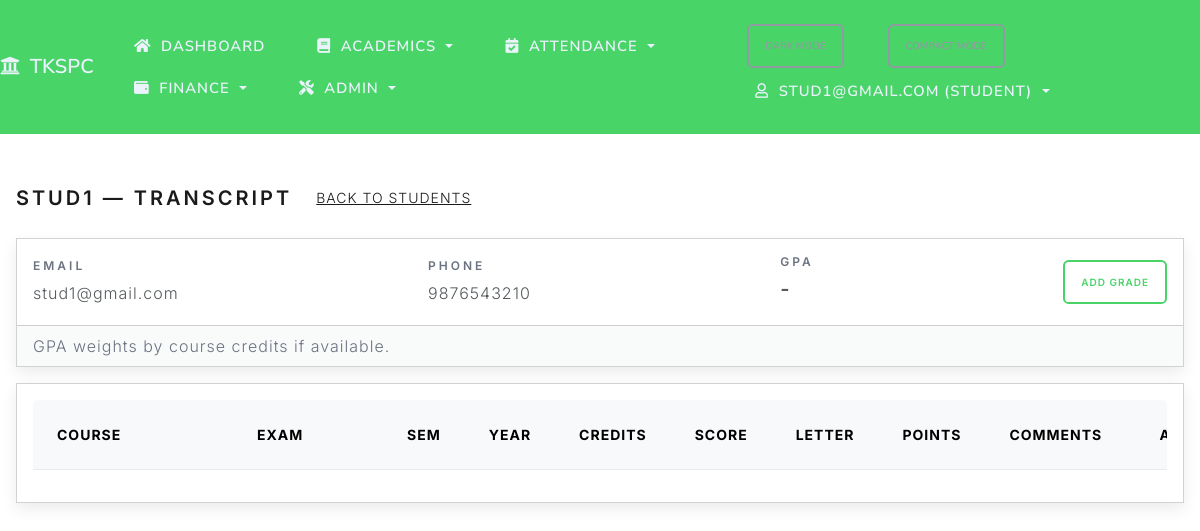
The app's page /students/1/transcript (signed in) with its own data.
### project/models.py (models this page shows)
class Student(db.Model):
    id = db.Column(db.Integer, primary_key=True)
    name = db.Column(db.String(100), nullable=False)
    email = db.Column(db.String(120), unique=True, nullable=False)
    phone = db.Column(db.String(20), nullable=False)
    registration_number = db.Column(db.String(50), unique=True)
    roll_number = db.Column(db.String(50), unique=True)
    address = db.Column(db.Text)
    date_of_birth = db.Column(db.Date)
    gender = db.Column(db.String(20))
    admission_date = db.Column(db.Date)
    department_id = db.Column(db.Integer, db.ForeignKey('department.id'))
    guardian_name = db.Column(db.String(100))
    guardian_phone = db.Column(db.String(20))
    guardian_email = db.Column(db.String(100))
    status = db.Column(db.String(20), default='active')
    tutor_id = db.Column(db.Integer, db.ForeignKey('teacher.id'))
    nationality = db.Column(db.String(50))
    blood_group = db.Column(db.String(10))
    religion = db.Column(db.String(50))
    community = db.Column(db.String(50))
    sslc_marks = db.Column(db.Integer)
    hsc_marks = db.Column(db.Integer)
    current_year = db.Column(db.Integer)
    semester_id = db.Column(db.Integer, db.ForeignKey('semester.id'))
    section = db.Column(db.String(10))
    father_name = db.Column(db.String(100))
    mother_name = db.Column(db.String(100))
    emergency_contact_name = db.Column(db.String(100))
    emergency_contact_phone = db.Column(db.String(20))
    previous_school = db.Column(db.String(255))
    aadhar_no = db.Column(db.String(20))
    community_cert_no = db.Column(db.String(50))
    annual_income = db.Column(db.Float)
    income_cert_no = db.Column(db.String(50))
    temp_password = db.Column(db.String(100))
    courses = db.relationship('Course', secondary=enrollments, backref='students', lazy=True)
    attendances = db.relationship('Attendance', backref='student', lazy=True, cascade="all, delete-orphan")
    grades = db.relationship('Grade', backref='student', lazy=True, cascade="all, delete-orphan")
    fee_accounts = db.relationship('FeeAccount', backref='student', lazy=True, cascade="all, delete-orphan")
    invoices = db.relationship('Invoice', backref='student', lazy=True, cascade="all, delete-orphan")
    payments = db.relationship('FeePayment', backref='student', lazy=True, cascade="all, delete-orphan")
    parent_links = db.relationship('ParentStudentLink', backref='student', lazy=True, cascade="all, delete-orphan")

### project/routes.py (the view, shortened to what this page needs)
@app.route('/students/<int:student_id>/transcript')
@crud_required('grade', 'read')
def student_transcript(student_id):
    student = Student.query.get_or_404(student_id)
    role = session.get('role')
    user = session.get('user')
    if role == 'student' and student.email != user:
        flash('You are not authorized to view this transcript.', 'danger')
        return redirect(url_for('dashboard'))
    if role == 'parent':
        link = ParentStudentLink.query.filter_by(parent_username=user, student_id=student.id).first()
        if not link:
            flash('You are not authorized to view this transcript.', 'danger')
            return redirect(url_for('dashboard'))
    grades = Grade.query.filter_by(student_id=student_id).all()
    records = []
    total_points = 0.0
    total_credits = 0
    enrolled_course_ids = [c.id for c in student.courses]
    graded_course_ids = [g.course_id for g in grades]
    gpa = (total_points / total_credits) if total_credits > 0 else None
    return render_template('student_transcript.html', title='Transcript', student=student, records=records, gpa=gpa)

### project/routes.py (called while the page is built)
def crud_required(resource: str, action: str):
    def decorator(fn):
        @wraps(fn)
        def wrapper(*args, **kwargs):
            if not session.get('logged_in'):
                flash('Please log in to access this page.', 'warning')
                return redirect(url_for('login', next=request.path))
            role = session.get('role')
            allowed = CRUD_PERMISSIONS.get(resource, {}).get(action, [])
            if role not in allowed:
                flash('You are not authorized to perform this action.', 'danger')
                return redirect(url_for('index'))
            return fn(*args, **kwargs)
        return wrapper
    return decorator

### project/templates/student_transcript.html (shortened to what this page needs)
{% extends "base.html" %}
{% block content %}
<div class="d-flex align-items-center mb-3">
  <h4 class="mb-0">{{ student.name }} — Transcript</h4>
  <a href="{{ url_for('students') }}" class="btn btn-link ml-auto">Back to Students</a>
</div>
<div class="card mb-3">
  <div class="card-body d-flex justify-content-between align-items-center">
    <div>
      <div class="h6 text-muted">Email</div>
      <div>{{ student.email }}</div>
    </div>
    <div>
      <div class="h6 text-muted">Phone</div>
      <div>{{ student.phone }}</div>
    </div>
    <div>
      <div class="h6 text-muted">GPA</div>
      <div class="h4">{% if gpa is not none %}{{ '%.2f'|format(gpa) }}{% else %}-{% endif %}</div>
    </div>
    <div>
      {% if session.get('role') != 'parent' %}
      <a href="{{ url_for('add_grade', student_id=student.id) }}" class="btn btn-sm btn-outline-primary">Add Grade</a>
      {% endif %}
    </div>
  </div>
  <div class="card-footer text-muted">GPA weights by course credits if available.</div>
</div>
<div class="card">
  <div class="card-body">
    <div class="table-responsive">
      <table class="table table-striped table-hover">
        <thead>
          <tr>
            <th style="min-width: 200px;">Course</th>
            <th style="min-width: 150px;">Exam</th>
            <th style="min-width: 80px;">Sem</th>
            <th style="min-width: 80px;">Year</th>
            <th style="min-width: 80px;">Credits</th>
            <th style="min-width: 80px;">Score</th>
            <th style="min-width: 80px;">Letter</th>
            <th style="min-width: 80px;">Points</th>
            <th style="min-width: 150px;">Comments</th>
            <th style="min-width: 100px;">Actions</th>
          </tr>
        </thead>
      </table>
    </div>
  </div>
  </div>
{% endblock %}

### project/templates/base.html (shortened to what this page needs)
<!DOCTYPE html>
<html>
<head>
    <link rel="stylesheet" href="https://cdn.jsdelivr.net/npm/bootswatch@5.3.2/dist/lux/bootstrap.min.css">
    <link rel="stylesheet" href="https://cdnjs.cloudflare.com/ajax/libs/font-awesome/5.15.4/css/all.min.css">
    <link rel="stylesheet" href="{{ url_for('static', filename='css/app.css') }}">
</head>
<body class="loading">
    <nav class="navbar navbar-expand-lg navbar-dark bg-tkspc sticky-top">
        <a class="navbar-brand" href="{{ url_for('students') }}"><i class="fas fa-university me-1"></i> TKSPC</a>
        <div class="collapse navbar-collapse" id="navMain">
            <ul class="navbar-nav me-auto">
                {% if session.get('logged_in') %}
                <li class="nav-item {% if request.endpoint == 'dashboard' %}active{% endif %}">
                    <a class="nav-link" href="{{ url_for('dashboard') }}" aria-label="Dashboard" data-bs-toggle="tooltip" data-bs-placement="bottom" title="Dashboard"><i class="fas fa-home me-1"></i><span class="nav-label">Dashboard</span></a>
                </li>
                <li class="nav-item dropdown">
                    <a class="nav-link dropdown-toggle" href="#" id="navAcademics" role="button" data-bs-toggle="dropdown" aria-expanded="false"><i class="fas fa-book me-1"></i><span class="nav-label">Academics</span></a>
                </li>
                <li class="nav-item dropdown">
                    <a class="nav-link dropdown-toggle" href="#" id="navAttendance" role="button" data-bs-toggle="dropdown" aria-expanded="false"><i class="fas fa-calendar-check me-1"></i><span class="nav-label">Attendance</span></a>
                </li>
                <li class="nav-item dropdown">
                    <a class="nav-link dropdown-toggle" href="#" id="navFinance" role="button" data-bs-toggle="dropdown" aria-expanded="false"><i class="fas fa-wallet me-1"></i><span class="nav-label">Finance</span></a>
                </li>
                {% if session.get('role') != 'parent' %}
                <li class="nav-item dropdown">
                    <a class="nav-link dropdown-toggle" href="#" id="navAdmin" role="button" data-bs-toggle="dropdown" aria-expanded="false"><i class="fas fa-tools me-1"></i><span class="nav-label">Admin</span></a>
                </li>
                {% endif %}
                {% endif %}
            </ul>
            <ul class="navbar-nav ms-auto">
                <li class="nav-item">
                    <button id="themeToggle" class="btn btn-sm btn-outline-secondary me-2" type="button">Dark Mode</button>
                </li>
                <li class="nav-item">
                    <button id="compactToggle" class="btn btn-sm btn-outline-secondary me-2" type="button">Compact Mode</button>
                </li>
                {% if session.get('logged_in') %}
                <li class="nav-item dropdown">
                    <a class="nav-link dropdown-toggle" href="#" id="navAccount" role="button" data-bs-toggle="dropdown" aria-expanded="false"><i class="far fa-user me-1"></i>{{ session.get('user') }} ({{ session.get('role', 'staff') }})</a>
                </li>
                {% else %}
                <li class="nav-item {% if request.endpoint == 'login' %}active{% endif %}"><a class="nav-link" href="{{ url_for('login') }}"><i class="fas fa-sign-in-alt mr-1"></i>Login</a></li>
                {% endif %}
            </ul>
        </div>
    </nav>
    <div class="container-fluid mt-4 px-3">
        <div id="toastContainer" class="toast-container position-fixed p-3" style="top: 1rem; right: 1rem; z-index: 1080;">
        </div>
        {% block content %}{% endblock %}
    </div>
  </body>
</html>

### project/static/css/app.css (style rules this page uses)
:root { --bg: #ffffff; --text: #1f2937; --muted: #6b7280; --card-bg: #ffffff; --card-shadow: 0 0.35rem 0.9rem rgba(0,0,0,0.08); --table-header-bg: #f8f9fa; --tkspc-primary: #49d468; --tkspc-secondary: #f39c12; --tkspc-accent: #1abc9c; --link: #0b3a6d; --link-hover: #072a4d; }
body { background-color: var(--bg); color: var(--text); }
.container-fluid { font-family: 'Inter', system-ui, -apple-system, Segoe UI, Roboto, Helvetica, Arial, 'Apple Color Emoji', 'Segoe UI Emoji'; }
.navbar-brand { font-weight: 600; letter-spacing: 0.2px; }
.navbar .nav-link { padding: 0.5rem 0.6rem; font-size: 0.92rem; }
.navbar .navbar-nav { gap: 0.25rem; }
.navbar .nav-link { display: inline-flex; align-items: center; gap: 0.35rem; }
.navbar-dark.bg-tkspc { background-color: var(--tkspc-primary) !important; }
.navbar-dark .navbar-brand, .navbar-dark .nav-link { color: #eaf2fb; }
a { color: var(--link); }
@media (min-width: 993px) { .navbar .navbar-nav { flex-wrap: wrap; } }
.card { box-shadow: var(--card-shadow); background-color: var(--card-bg); }
table.table thead th { background-color: var(--table-header-bg); }
table.table td, table.table th { vertical-align: middle; }
.table-responsive { border-radius: 0.35rem; overflow-x: auto; -webkit-overflow-scrolling: touch; }
.btn { border-radius: 0.35rem; }
.btn-outline-primary { color: var(--tkspc-primary); border-color: var(--tkspc-primary); }
.text-muted { color: var(--muted) !important; }
.toast-container { pointer-events: none; }

### records on screen
Student: get "STUD1@GMAIL.COM", name "STUD1", email "stud1@gmail.com", phone "9876543210"

### other values on screen
{{ session.get('role', 'staff') }} "STUDENT"
